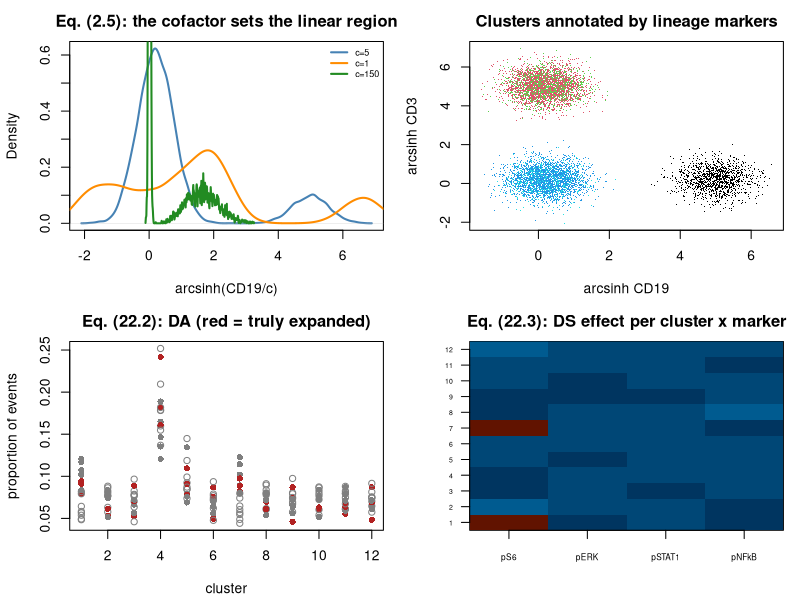

Write R code to recreate this figure.
#' ---
#' title: "Applied 32 - Flow / mass cytometry: differential abundance and state"
#' output: html_document
#' ---
#'
#' **Curriculum link:** `stats.md` -> Topic 22, equations (22.1)-(22.4)
#'
#' ## Dataset card
#'
#' | | |
#' |---|---|
#' | **Real analogue** | Bodenmiller / `diffcyt` BCR-XL: 8 paired samples, CyTOF |
#' | **Unit of inference** | **Specimen/donor** (8), not event (~150,000) |
#'
#' `diffcyt` separates two questions: differential ABUNDANCE (did a cluster
#' change size? -> count model with a total-events offset) and differential
#' STATE (did a marker change within a cluster? -> moderated linear model).

#+ setup, message = FALSE
suppressPackageStartupMessages(library(MASS))
MODULE_NAME <- "32_cytometry_differential_abundance"
OUT <- file.path(Sys.getenv("STATS_OUT", unset = "results"), MODULE_NAME)
dir.create(OUT, recursive = TRUE, showWarnings = FALSE)
header <- function(txt) cat("\n", strrep("=", 72), "\n", txt, "\n",
                            strrep("=", 72), "\n", sep = "")

TYPE_MARKERS <- c("CD3","CD4","CD8","CD19","CD14","CD56")
STATE_MARKERS <- c("pS6","pERK","pSTAT1","pNFkB")
POPULATIONS <- list(`CD4 T` = c(5,4.5,0.2,0.2,0.2,0.2),
                    `CD8 T` = c(5,0.2,4.5,0.2,0.2,0.2),
                    `B cells` = c(0.2,0.2,0.2,5,0.2,0.2),
                    Monocytes = c(0.2,1,0.2,0.2,5,0.2),
                    `NK cells` = c(0.2,0.2,1,0.2,0.2,4.5))
BASE_FREQ <- c(0.33, 0.18, 0.12, 0.28, 0.09)
DA_TRUTH <- c(`B cells` = 0.55)                # B cells expand under stimulation
DS_TRUTH <- list(c("B cells", "pS6", 1.1))     # pS6 rises in B cells

#' ## 1. Simulate event-level CyTOF data

#+ simulate
header("1. Simulating a paired CyTOF experiment")
simulate_cytometry <- function(n_donors = 8, events_per_sample = 5000, cofactor = 5) {
  pops <- names(POPULATIONS)
  frames <- list()
  for (d in seq_len(n_donors)) {
    donor_freq_eff <- rnorm(length(pops), 0, 0.18)
    donor_state_eff <- setNames(rnorm(length(STATE_MARKERS), 0, 0.25), STATE_MARKERS)
    acq_day <- sprintf("day%d", (d - 1) %% 3)
    day_shift <- c(day0 = 0, day1 = 0.22, day2 = -0.15)[acq_day]
    for (cond in c("Ref", "BCRXL")) {
      shift <- sapply(pops, function(p)
        if (cond == "BCRXL" && p %in% names(DA_TRUTH)) DA_TRUTH[[p]] else 0)
      logits <- log(BASE_FREQ) + donor_freq_eff + shift
      probs <- exp(logits)/sum(exp(logits))
      n_ev <- sample(round(0.7*events_per_sample):round(1.3*events_per_sample), 1)
      assign_ <- sample(seq_along(pops), n_ev, TRUE, prob = probs)
      mat <- matrix(0, n_ev, length(TYPE_MARKERS) + length(STATE_MARKERS))
      for (k in seq_along(pops)) {
        sel <- assign_ == k
        if (!any(sel)) next
        mat[sel, seq_along(TYPE_MARKERS)] <-
          matrix(rnorm(sum(sel)*length(TYPE_MARKERS),
                       rep(POPULATIONS[[k]], each = sum(sel)), 0.55), nrow = sum(sel))
        for (jm in seq_along(STATE_MARKERS)) {
          sm <- STATE_MARKERS[jm]
          eff <- 0
          for (ds in DS_TRUTH)
            if (pops[k] == ds[1] && sm == ds[2] && cond == "BCRXL") eff <- as.numeric(ds[3])
          mat[sel, length(TYPE_MARKERS) + jm] <-
            rnorm(sum(sel), 1 + donor_state_eff[sm] + day_shift + eff, 0.6)
        }
      }
      ## Convert the arcsinh-scale values back to RAW intensities, so the
      ## script has to transform them like real FCS data (eq. 2.5).
      raw <- sinh(pmax(pmin(mat, 12), -5)) * cofactor
      df <- as.data.frame(raw)
      names(df) <- c(TYPE_MARKERS, STATE_MARKERS)
      df$sample_id <- sprintf("D%02d_%s", d - 1, cond)
      df$donor <- sprintf("D%02d", d - 1); df$condition <- cond
      df$acq_day <- acq_day; df$true_pop <- pops[assign_]
      frames[[length(frames) + 1]] <- df
    }
  }
  do.call(rbind, frames)
}
set.seed(3201)
ev <- simulate_cytometry()
cat(sprintf("  %s events, %d samples, %d donors\n", format(nrow(ev), big.mark = ","),
            length(unique(ev$sample_id)), length(unique(ev$donor))))
cat(sprintf("  events per sample: %s - %s\n",
            format(min(table(ev$sample_id)), big.mark = ","),
            format(max(table(ev$sample_id)), big.mark = ",")))
cat(sprintf("\n  n for CONDITION-level inference = %d donors, NOT %s events\n",
            length(unique(ev$donor)), format(nrow(ev), big.mark = ",")))
cat(sprintf("  raw intensity range: %.1f to %s (and some are negative)\n",
            min(ev[, TYPE_MARKERS]), format(round(max(ev[, TYPE_MARKERS])), big.mark=",")))

#' ## 2. Transformation, eq. (2.5)

#+ arcsinh
header("2. arcsinh transformation with a modality-appropriate cofactor (2.5)")
cat(sprintf("  %10s%13s%27s\n", "cofactor", "SD of CD19", "bimodality (CD19)"))
for (cf in c(1, 5, 150)) {
  t_ <- asinh(ev$CD19/cf)
  km <- kmeans(matrix(t_), 2, nstart = 10)
  within <- mean(sapply(1:2, function(k) var(t_[km$cluster == k])))
  cat(sprintf("  %10.0f%13.3f%27.3f\n", cf, sd(t_), 1 - within/var(t_)))
}
cat("\n  c=5 gives the cleanest separation for these mass-cytometry-scale\n")
cat("  intensities. c=150 is typical for fluorescence flow. Report the\n")
cat("  cofactor: it changes every downstream clustering result. Note asinh()\n")
cat("  handles the NEGATIVE values compensation produces, where log() cannot.\n")
MARKERS <- c(TYPE_MARKERS, STATE_MARKERS)
Xt <- as.data.frame(asinh(as.matrix(ev[, MARKERS])/5))
Xt[c("sample_id","donor","condition","acq_day","true_pop")] <-
  ev[c("sample_id","donor","condition","acq_day","true_pop")]

#' ## 3. Clustering on TYPE markers only

#+ clustering
header("3. High-resolution clustering on lineage markers")
set.seed(3202)
km <- kmeans(Xt[, TYPE_MARKERS], centers = 12, nstart = 25)
Xt$cluster <- km$cluster
ann <- sapply(sort(unique(Xt$cluster)), function(c_)
  names(which.max(table(Xt$true_pop[Xt$cluster == c_]))))
names(ann) <- sort(unique(Xt$cluster))
cat(sprintf("  %8s%11s%13s%9s\n", "cluster", "n events", "annotation", "purity"))
for (c_ in sort(unique(Xt$cluster))) {
  sel <- Xt$cluster == c_
  cat(sprintf("  %8d%11s%13s%9.3f\n", c_, format(sum(sel), big.mark = ","),
              ann[as.character(c_)], mean(Xt$true_pop[sel] == ann[as.character(c_)])))
}
Xt$population <- ann[as.character(Xt$cluster)]
cat("\n  Over-clustering (12 clusters for 5 populations) is deliberate - the\n")
cat("  `diffcyt` strategy. Rare subsets get their own cluster, and merging is\n")
cat("  a reversible annotation decision made afterwards.\n")

#' ## 4. Event level -> sample level, eq. (22.1)

#+ sample-level
header("4. Reducing to sample-level tables (22.1)")
counts <- table(Xt$sample_id, Xt$cluster)
sample_meta <- data.frame(
  donor = sapply(rownames(counts), function(s) Xt$donor[Xt$sample_id == s][1]),
  condition = sapply(rownames(counts), function(s) Xt$condition[Xt$sample_id == s][1]),
  acq_day = sapply(rownames(counts), function(s) Xt$acq_day[Xt$sample_id == s][1]),
  n_events = as.integer(rowSums(counts)), row.names = rownames(counts))
sample_meta$condition <- factor(sample_meta$condition, levels = c("Ref", "BCRXL"))
cat(sprintf("  counts table: %d samples x %d clusters\n", nrow(counts), ncol(counts)))
print(counts[1:4, 1:6])
medians <- aggregate(Xt[, STATE_MARKERS],
                     by = list(sample_id = Xt$sample_id, cluster = Xt$cluster), median)
cat(sprintf("\n  medians table: %d (sample x cluster) rows x %d state markers\n",
            nrow(medians), length(STATE_MARKERS)))
cat("\n  Eq. (22.4): RSE ~ 1/sqrt(Y). Minimum-event guidance:\n")
for (y in c(10, 25, 100, 400, 2500))
  cat(sprintf("    %6d events -> RSE %5.1f%%\n", y, 100/sqrt(y)))
cat(sprintf("  %d of %d sample x cluster cells have < 25 events\n",
            sum(counts < 25), length(counts)))

#' ## 5. Differential abundance, eq. (22.2)

#+ da
header("5. Differential abundance: counts with a total-events offset (22.2)")
da_test <- function(counts, meta, extra = "") {
  ## Poisson GLM with a log(total events) offset, then QUASI-LIKELIHOOD
  ## inference: the dispersion is estimated per cluster (eq. 13.9) and every
  ## SE multiplied by sqrt(phi_hat). Estimating (not fixing) the dispersion is
  ## what lets a blocking term pay off.
  res <- t(vapply(colnames(counts), function(c_) {
    d <- meta; d$y <- as.numeric(counts[, c_])
    d$stim <- as.numeric(d$condition == "BCRXL")
    f <- try(glm(as.formula(paste("y ~ stim", extra)), data = d,
                 family = poisson(), offset = log(d$n_events)), silent = TRUE)
    if (inherits(f, "try-error")) return(c(NA, NA, 1))
    phi <- max(sum(residuals(f, "pearson")^2)/df.residual(f), 1)
    se <- coef(summary(f))["stim", 2]*sqrt(phi)
    tstat <- coef(f)["stim"]/se
    c(coef(f)["stim"], phi, 2*pt(abs(tstat), df.residual(f), lower.tail = FALSE))
  }, numeric(3)))
  out <- data.frame(logFC = res[, 1], phi = res[, 2], pvalue = res[, 3],
                    row.names = colnames(counts))
  out$padj <- p.adjust(out$pvalue, "BH")
  out$population <- ann[rownames(out)]
  out
}
res_da <- da_test(counts, sample_meta)
res_da_p <- da_test(counts, sample_meta, "+ factor(donor)")
prop <- prop.table(counts, 1)
cat(sprintf("  %8s%12s%12s%13s%9s%10s%15s\n", "cluster", "population", "mean % Ref",
            "mean % Stim", "logFC", "padj", "padj (paired)"))
for (c_ in rownames(res_da)) {
  pr <- mean(prop[sample_meta$condition == "Ref", c_])
  ps <- mean(prop[sample_meta$condition == "BCRXL", c_])
  star <- if (res_da$population[rownames(res_da) == c_] %in% names(DA_TRUTH)) "  *TRUE*" else ""
  cat(sprintf("  %8s%12s%11.3f%%%12.3f%%%9.3f%10.4f%15.4f%s\n", c_,
              res_da[c_, "population"], 100*pr, 100*ps, res_da[c_, "logFC"],
              res_da[c_, "padj"], res_da_p[c_, "padj"], star))
}
cat(sprintf("\n  median estimated dispersion, unpaired : %.2f\n", median(res_da$phi)))
cat(sprintf("  median estimated dispersion, paired   : %.2f\n", median(res_da_p$phi)))
cat("  The paired model pulls the donor-to-donor composition variance out of\n")
cat("  the residual, the quasi-dispersion falls, and every SE shrinks (eq. 4.3).\n")
extra_hits <- rownames(res_da_p)[res_da_p$padj < 0.05 &
                                   !(res_da_p$population %in% names(DA_TRUTH))]
cat(sprintf("\n  NOW LOOK CAREFULLY at what the more powerful model found. Besides\n"))
cat(sprintf("  the true B-cell clusters it also flagged %d others, all with a\n",
            length(extra_hits)))
cat("  NEGATIVE logFC. Those are not shrinking populations - they are being\n")
cat("  DILUTED, because when B cells expand every other cluster's share of a\n")
cat("  fixed event total must fall (eq. 2.7). Extra power does not rescue you\n")
cat("  from the constraint; it just lets you detect the artefact confidently.\n")
cat("\n  A claim about ABSOLUTE cell numbers needs an absolute measurement\n")
cat("  (counting beads, or cells per mL), not a frequency table.\n")

#' ## 6. Differential state, eq. (22.3)

#+ ds
header("6. Differential state: linear models on per-sample medians (22.3)")
ds_test <- function(medians, meta, markers, paired = TRUE) {
  rows <- list()
  for (c_ in sort(unique(medians$cluster))) {
    sub <- medians[medians$cluster == c_, ]
    d <- merge(sub, cbind(sample_id = rownames(meta), meta), by = "sample_id")
    if (length(unique(d$condition)) < 2 || nrow(d) < 6) next
    d$stim <- as.numeric(d$condition == "BCRXL")
    for (m in markers) {
      f <- try(lm(as.formula(paste(m, "~ stim", if (paired) "+ factor(donor)" else "")),
                  data = d), silent = TRUE)
      if (inherits(f, "try-error")) next
      cs <- coef(summary(f))
      rows[[length(rows)+1]] <- data.frame(cluster = c_, marker = m,
                                           diff = cs["stim",1], pvalue = cs["stim",4])
    }
  }
  out <- do.call(rbind, rows)
  out$padj <- p.adjust(out$pvalue, "BH")
  out$population <- ann[as.character(out$cluster)]
  out
}
res_ds <- ds_test(medians, sample_meta, STATE_MARKERS, TRUE)
hits <- res_ds[res_ds$padj < 0.05, ]
hits <- hits[order(hits$padj), ]
cat(sprintf("  multiplicity family = %d clusters x %d markers = %d hypotheses\n",
            length(unique(res_ds$cluster)), length(STATE_MARKERS), nrow(res_ds)))
cat(sprintf("\n  Significant (cluster, marker) pairs at FDR 5%%:\n"))
cat(sprintf("  %8s%12s%9s%12s%11s\n", "cluster", "population", "marker",
            "difference", "padj"))
is_true_ds <- function(pop, mk) any(sapply(DS_TRUTH, function(z) z[1]==pop && z[2]==mk))
tp <- 0
for (i in seq_len(min(nrow(hits), 12))) {
  r <- hits[i, ]
  st <- if (is_true_ds(r$population, r$marker)) { tp <- tp + 1; "  *TRUE*" } else ""
  cat(sprintf("  %8s%12s%9s%12.3f%11.2e%s\n", r$cluster, r$population, r$marker,
              r$diff, r$padj, st))
}
tp_all <- sum(mapply(is_true_ds, hits$population, hits$marker))
cat(sprintf("\n  %d of %d hits are the injected pS6-in-B-cells effect (%d false).\n",
            tp_all, nrow(hits), nrow(hits) - tp_all))
cat("  Note the contrast with differential ABUNDANCE above: DS is a\n")
cat("  WITHIN-cluster question, so it is NOT subject to the compositional\n")
cat("  constraint. A marker can rise in B cells without forcing anything to\n")
cat("  fall elsewhere. State which of the two questions you are answering.\n")

#' ## 7. Acquisition day is a batch effect

#+ batch
header("7. Modelling acquisition day (Topic 19)")
summarise_ds <- function(res, label) {
  h <- res[res$padj < 0.05, ]
  t_ <- sum(mapply(is_true_ds, h$population, h$marker))
  cat(sprintf("  %-44s%7d%7d%7d\n", label, nrow(h), t_, nrow(h) - t_))
}
cat(sprintf("  %-44s%7s%7s%7s\n", "model", "hits", "TP", "FP"))
summarise_ds(ds_test(medians, sample_meta, STATE_MARKERS, FALSE), "~ stim (no blocking)")
summarise_ds(res_ds, "~ stim + donor (paired)")
cat("\n  Because each donor was acquired on ONE day, the donor term already\n")
cat("  absorbs the acquisition-day effect. When donors span days, include BOTH\n")
cat("  terms and check the design rank (Module 01, section 6) before fitting.\n")

#' ## 8. Figure

#+ figure
png(file.path(OUT, "cytometry.png"), width = 1100, height = 800, res = 110)
par(mfrow = c(2, 2), mar = c(4.2, 4.2, 2.5, 1))
plot(density(asinh(ev$CD19[1:20000]/5)), col = "steelblue", lwd = 2,
     main = "Eq. (2.5): the cofactor sets the linear region", xlab = "arcsinh(CD19/c)")
lines(density(asinh(ev$CD19[1:20000]/1)), col = "darkorange", lwd = 2)
lines(density(asinh(ev$CD19[1:20000]/150)), col = "forestgreen", lwd = 2)
legend("topright", c("c=5","c=1","c=150"),
       col = c("steelblue","darkorange","forestgreen"), lwd = 2, bty = "n", cex = 0.65)
sm <- Xt[sample(nrow(Xt), 8000), ]
plot(sm$CD19, sm$CD3, pch = ".", col = factor(sm$population),
     xlab = "arcsinh CD19", ylab = "arcsinh CD3",
     main = "Clusters annotated by lineage markers")
matplot(t(prop), type = "p", pch = ifelse(sample_meta$condition == "Ref", 1, 16),
        col = ifelse(ann[colnames(prop)] %in% names(DA_TRUTH), "firebrick", "grey50"),
        xlab = "cluster", ylab = "proportion of events",
        main = "Eq. (22.2): DA (red = truly expanded)")
piv <- reshape(res_ds[, c("cluster","marker","diff")], idvar = "cluster",
               timevar = "marker", direction = "wide")
mat <- as.matrix(piv[, -1]); rownames(mat) <- piv$cluster
image(seq_len(ncol(mat)), seq_len(nrow(mat)), t(mat), col = hcl.colors(30, "RdBu", rev = TRUE),
      xaxt = "n", yaxt = "n", xlab = "", ylab = "",
      main = "Eq. (22.3): DS effect per cluster x marker")
axis(1, seq_len(ncol(mat)), sub("diff\\.", "", colnames(mat)), cex.axis = 0.6)
axis(2, seq_len(nrow(mat)), rownames(mat), las = 1, cex.axis = 0.5)
invisible(dev.off())
cat("\nFigure written to", file.path(OUT, "cytometry.png"), "\n")

#' # PROBLEMS
#'
#' ### Problem 1: Event-level testing
#'
#' Test pS6 in the B-cell clusters using EVERY EVENT as an observation, and
#' compare to the sample-level median analysis. Do it for a marker with a TRUE
#' effect and one WITHOUT. Predict the direction before running.

#+ problem1
## ---- YOUR CODE HERE ----------------------------------------------------

## ---- SOLUTION (uncomment to check) -------------------------------------
# bcl <- names(ann)[ann == "B cells"]
# sub <- Xt[Xt$cluster %in% as.integer(bcl), ]
# for (marker in c("pS6", "pERK", "pSTAT1")) {
#   aa <- sub[[marker]][sub$condition == "Ref"]
#   bb <- sub[[marker]][sub$condition == "BCRXL"]
#   pe <- t.test(aa, bb)$p.value
#   ss <- aggregate(sub[[marker]], by = list(sid = sub$sample_id), median)
#   ss$cond <- sample_meta[ss$sid, "condition"]
#   ps <- t.test(x ~ cond, data = ss)$p.value
#   truth_ <- if (any(sapply(DS_TRUTH, function(z) z[1]=="B cells" && z[2]==marker)))
#     "TRUE effect" else "no effect"
#   cat(sprintf("  %-8s (%-11s): event p=%.2e  sample p=%.4f\n",
#               marker, truth_, pe, ps))
# }
#
# ## The event-level p-values are astronomically small for EVERY marker,
# ## including those with no true effect, because ~50,000 events are treated as
# ## independent when there are only 8 donors (eq. 1.8). The sample-level
# ## analysis separates the real effect from the rest.

#' ### Problem 2: Minimum-event threshold
#'
#' Re-run the DS analysis keeping only (sample x cluster) combinations with at
#' least 5, 25 and 200 events. Use eq. (22.4) to justify a threshold.

#+ problem2
## ---- YOUR CODE HERE ----------------------------------------------------

## ---- SOLUTION (uncomment to check) -------------------------------------
# ev_counts <- as.data.frame(table(sample_id = Xt$sample_id, cluster = Xt$cluster))
# names(ev_counts)[3] <- "n_ev"
# ev_counts$cluster <- as.integer(as.character(ev_counts$cluster))
# med2 <- merge(medians, ev_counts, by = c("sample_id", "cluster"))
# cat(sprintf("  %12s%12s%7s%6s%6s\n", "min events", "rows kept", "hits", "TP", "FP"))
# for (thr in c(1, 5, 25, 200)) {
#   keep <- med2[med2$n_ev >= thr, setdiff(names(med2), "n_ev")]
#   r <- ds_test(keep, sample_meta, STATE_MARKERS, TRUE)
#   h <- r[r$padj < 0.05, ]
#   t_ <- sum(mapply(is_true_ds, h$population, h$marker))
#   cat(sprintf("  %12d%12d%7d%6d%6d\n", thr, nrow(keep), nrow(h), t_, nrow(h)-t_))
# }
#
# ## A median from 3 events is almost pure noise - eq. (22.4) gives an RSE of
# ## ~58%. Raising the threshold removes those unstable rows. Set it BEFORE
# ## looking at the outcome, and report how many rows it dropped.

#' ### Problem 3: Cluster-resolution sensitivity
#'
#' Repeat the DA analysis at k = 6, 12 and 25 clusters. Does the B-cell
#' expansion survive? What happens to the multiplicity burden?

#+ problem3
## ---- YOUR CODE HERE ----------------------------------------------------

## ---- SOLUTION (uncomment to check) -------------------------------------
# for (k in c(6, 12, 25)) {
#   set.seed(1)
#   kmk <- kmeans(Xt[, TYPE_MARKERS], k, nstart = 25)
#   annk <- sapply(sort(unique(kmk$cluster)), function(c_)
#     names(which.max(table(Xt$true_pop[kmk$cluster == c_]))))
#   names(annk) <- sort(unique(kmk$cluster))
#   ck <- table(Xt$sample_id, kmk$cluster)[rownames(sample_meta), ]
#   pk <- sapply(colnames(ck), function(c_) {
#     d <- sample_meta; d$y <- as.numeric(ck[, c_])
#     d$stim <- as.numeric(d$condition == "BCRXL")
#     f <- glm(y ~ stim + factor(donor), data = d, family = poisson(),
#              offset = log(d$n_events))
#     phi <- max(sum(residuals(f, "pearson")^2)/df.residual(f), 1)
#     2*pt(abs(coef(f)["stim"]/(coef(summary(f))["stim",2]*sqrt(phi))),
#          df.residual(f), lower.tail = FALSE)
#   })
#   sig <- names(pk)[p.adjust(pk, "BH") < 0.05]
#   cat(sprintf("  k=%3d: %d significant clusters, %d of them B cells, %d hypotheses\n",
#               k, length(sig), sum(annk[sig] == "B cells"), k))
# }
#
# ## The B-cell expansion is robust to resolution - that is the point of a
# ## sensitivity analysis (Module 24). Higher k splits populations, raising the
# ## multiplicity burden and potentially diluting an effect across siblings.
# ## Report the range, not one k.

#' ## What to take away
#'
#' 1. **Specimen/donor is n**; events are not replicates.
#' 2. arcsinh with a stated cofactor; cluster on lineage markers only.
#' 3. Counts + total-events offset for abundance; linear models on per-sample
#'    medians for state.
#' 4. Pre-specify the minimum-event rule and cluster resolution; report
#'    sensitivity to both.
#' 5. Multiplicity family = clusters x markers x contrasts.
#'
#' **Next:** `33_methylation_epigenomics.R`
